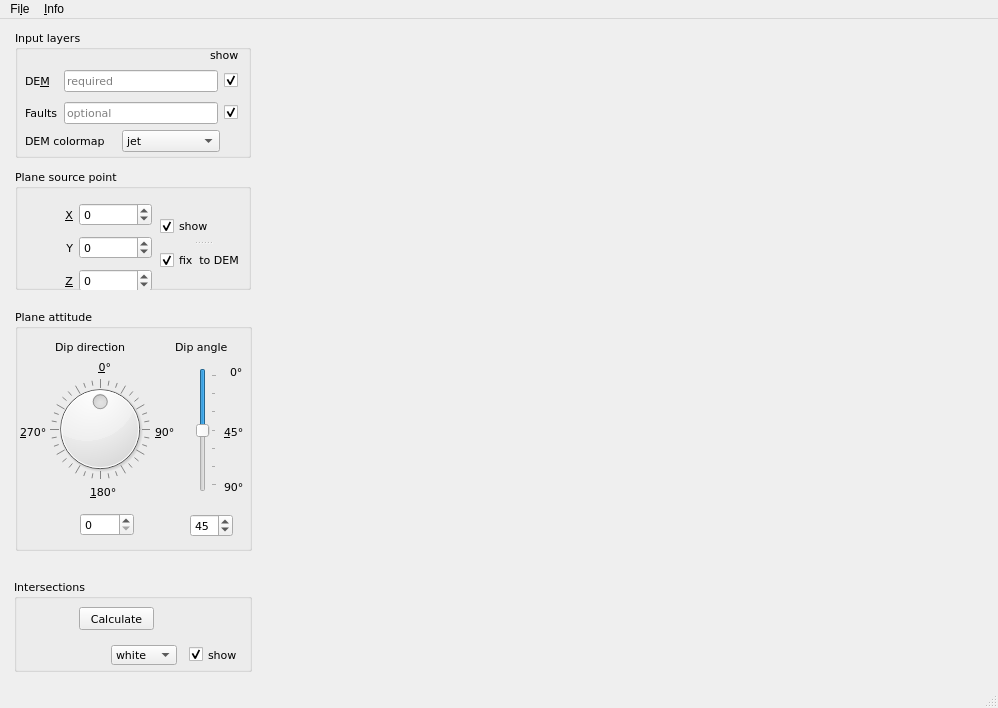
<?xml version="1.0" encoding="UTF-8"?>
<ui version="4.0">
 <class>MainWindow</class>
 <widget class="QMainWindow" name="MainWindow">
  <property name="geometry">
   <rect>
    <x>0</x>
    <y>0</y>
    <width>998</width>
    <height>708</height>
   </rect>
  </property>
  <property name="windowTitle">
   <string>gSurf   -  vers. 0.2.0</string>
  </property>
  <widget class="QWidget" name="centralwidget">
   <widget class="MplWidget" name="mplwidget" native="true">
    <property name="geometry">
     <rect>
      <x>260</x>
      <y>5</y>
      <width>730</width>
      <height>655</height>
     </rect>
    </property>
    <property name="sizePolicy">
     <sizepolicy hsizetype="Expanding" vsizetype="Expanding">
      <horstretch>0</horstretch>
      <verstretch>0</verstretch>
     </sizepolicy>
    </property>
    <property name="font">
     <font>
      <family>Verdana</family>
      <pointsize>8</pointsize>
     </font>
    </property>
   </widget>
   <widget class="QWidget" name="Input_widget" native="true">
    <property name="geometry">
     <rect>
      <x>5</x>
      <y>6</y>
      <width>251</width>
      <height>138</height>
     </rect>
    </property>
    <property name="font">
     <font>
      <family>Verdana</family>
      <pointsize>8</pointsize>
     </font>
    </property>
    <widget class="QGroupBox" name="input_groupBox">
     <property name="geometry">
      <rect>
       <x>10</x>
       <y>5</y>
       <width>236</width>
       <height>128</height>
      </rect>
     </property>
     <property name="font">
      <font>
       <family>Verdana</family>
       <pointsize>8</pointsize>
      </font>
     </property>
     <property name="title">
      <string>Input layers</string>
     </property>
     <widget class="QLabel" name="show_label">
      <property name="geometry">
       <rect>
        <x>195</x>
        <y>18</y>
        <width>30</width>
        <height>13</height>
       </rect>
      </property>
      <property name="font">
       <font>
        <family>Verdana</family>
        <pointsize>8</pointsize>
       </font>
      </property>
      <property name="text">
       <string>show</string>
      </property>
     </widget>
     <widget class="QWidget" name="layoutWidget">
      <property name="geometry">
       <rect>
        <x>10</x>
        <y>36</y>
        <width>213</width>
        <height>64</height>
       </rect>
      </property>
      <property name="font">
       <font>
        <family>Verdana</family>
        <pointsize>8</pointsize>
       </font>
      </property>
      <layout class="QGridLayout" name="gridLayout">
       <item row="1" column="2">
        <widget class="QCheckBox" name="show_Fault_checkBox">
         <property name="font">
          <font>
           <family>Verdana</family>
           <pointsize>8</pointsize>
          </font>
         </property>
         <property name="text">
          <string/>
         </property>
         <property name="checked">
          <bool>true</bool>
         </property>
        </widget>
       </item>
       <item row="1" column="1">
        <widget class="QLineEdit" name="Trace_lineEdit">
         <property name="font">
          <font>
           <family>Verdana</family>
           <pointsize>8</pointsize>
          </font>
         </property>
         <property name="readOnly">
          <bool>true</bool>
         </property>
         <property name="placeholderText">
          <string>optional</string>
         </property>
        </widget>
       </item>
       <item row="0" column="2">
        <widget class="QCheckBox" name="show_DEM_checkBox">
         <property name="font">
          <font>
           <family>Verdana</family>
           <pointsize>8</pointsize>
          </font>
         </property>
         <property name="text">
          <string/>
         </property>
         <property name="checked">
          <bool>true</bool>
         </property>
        </widget>
       </item>
       <item row="0" column="1">
        <widget class="QLineEdit" name="DEM_lineEdit">
         <property name="font">
          <font>
           <family>Verdana</family>
           <pointsize>8</pointsize>
          </font>
         </property>
         <property name="readOnly">
          <bool>true</bool>
         </property>
         <property name="placeholderText">
          <string>required</string>
         </property>
        </widget>
       </item>
       <item row="1" column="0">
        <widget class="QLabel" name="Fault_label">
         <property name="font">
          <font>
           <family>Verdana</family>
           <pointsize>8</pointsize>
          </font>
         </property>
         <property name="text">
          <string>Faults</string>
         </property>
         <property name="buddy">
          <cstring>Trace_lineEdit</cstring>
         </property>
        </widget>
       </item>
       <item row="0" column="0">
        <widget class="QLabel" name="DEM_label">
         <property name="font">
          <font>
           <family>Verdana</family>
           <pointsize>8</pointsize>
          </font>
         </property>
         <property name="text">
          <string>DE&amp;M</string>
         </property>
         <property name="buddy">
          <cstring>DEM_lineEdit</cstring>
         </property>
        </widget>
       </item>
      </layout>
     </widget>
     <widget class="QLabel" name="DEM_cmap_label">
      <property name="geometry">
       <rect>
        <x>10</x>
        <y>103</y>
        <width>95</width>
        <height>16</height>
       </rect>
      </property>
      <property name="font">
       <font>
        <family>Verdana</family>
        <pointsize>8</pointsize>
       </font>
      </property>
      <property name="text">
       <string>DEM colormap</string>
      </property>
      <property name="buddy">
       <cstring>DEM_cmap_comboBox</cstring>
      </property>
     </widget>
     <widget class="QComboBox" name="DEM_cmap_comboBox">
      <property name="geometry">
       <rect>
        <x>107</x>
        <y>100</y>
        <width>98</width>
        <height>22</height>
       </rect>
      </property>
      <property name="font">
       <font>
        <family>Verdana</family>
        <pointsize>8</pointsize>
       </font>
      </property>
      <item>
       <property name="text">
        <string>jet</string>
       </property>
      </item>
      <item>
       <property name="text">
        <string>gray</string>
       </property>
      </item>
      <item>
       <property name="text">
        <string>bone</string>
       </property>
      </item>
      <item>
       <property name="text">
        <string>hot</string>
       </property>
      </item>
      <item>
       <property name="text">
        <string>autumn</string>
       </property>
      </item>
      <item>
       <property name="text">
        <string>cool</string>
       </property>
      </item>
      <item>
       <property name="text">
        <string>copper</string>
       </property>
      </item>
      <item>
       <property name="text">
        <string>hsv</string>
       </property>
      </item>
      <item>
       <property name="text">
        <string>pink</string>
       </property>
      </item>
      <item>
       <property name="text">
        <string>prism</string>
       </property>
      </item>
      <item>
       <property name="text">
        <string>spring</string>
       </property>
      </item>
      <item>
       <property name="text">
        <string>summer</string>
       </property>
      </item>
      <item>
       <property name="text">
        <string>winter</string>
       </property>
      </item>
      <item>
       <property name="text">
        <string>spectral</string>
       </property>
      </item>
      <item>
       <property name="text">
        <string>flag</string>
       </property>
      </item>
     </widget>
    </widget>
   </widget>
   <widget class="QWidget" name="SourcePoint_widget" native="true">
    <property name="geometry">
     <rect>
      <x>5</x>
      <y>148</y>
      <width>251</width>
      <height>130</height>
     </rect>
    </property>
    <property name="font">
     <font>
      <family>Verdana</family>
      <pointsize>8</pointsize>
     </font>
    </property>
    <widget class="QGroupBox" name="point_groupBox">
     <property name="geometry">
      <rect>
       <x>10</x>
       <y>2</y>
       <width>236</width>
       <height>121</height>
      </rect>
     </property>
     <property name="font">
      <font>
       <family>Verdana</family>
       <pointsize>8</pointsize>
       <weight>50</weight>
       <bold>false</bold>
      </font>
     </property>
     <property name="title">
      <string>Plane source point</string>
     </property>
     <widget class="QWidget" name="layoutWidget">
      <property name="geometry">
       <rect>
        <x>10</x>
        <y>30</y>
        <width>127</width>
        <height>98</height>
       </rect>
      </property>
      <layout class="QGridLayout" name="gridLayout_2">
       <item row="0" column="0">
        <widget class="QLabel" name="Pt_label_x">
         <property name="font">
          <font>
           <family>Verdana</family>
           <pointsize>8</pointsize>
          </font>
         </property>
         <property name="text">
          <string>&amp;X</string>
         </property>
         <property name="alignment">
          <set>Qt::AlignRight|Qt::AlignTrailing|Qt::AlignVCenter</set>
         </property>
         <property name="buddy">
          <cstring>Pt_spinBox_x</cstring>
         </property>
        </widget>
       </item>
       <item row="0" column="1">
        <widget class="QSpinBox" name="Pt_spinBox_x">
         <property name="font">
          <font>
           <family>Verdana</family>
           <pointsize>8</pointsize>
          </font>
         </property>
         <property name="minimum">
          <number>-1000000000</number>
         </property>
         <property name="maximum">
          <number>1000000000</number>
         </property>
         <property name="singleStep">
          <number>50</number>
         </property>
        </widget>
       </item>
       <item row="1" column="0">
        <widget class="QLabel" name="Pt_label_y">
         <property name="font">
          <font>
           <family>Verdana</family>
           <pointsize>8</pointsize>
          </font>
         </property>
         <property name="text">
          <string>Y</string>
         </property>
         <property name="alignment">
          <set>Qt::AlignRight|Qt::AlignTrailing|Qt::AlignVCenter</set>
         </property>
         <property name="buddy">
          <cstring>Pt_spinBox_y</cstring>
         </property>
        </widget>
       </item>
       <item row="1" column="1">
        <widget class="QSpinBox" name="Pt_spinBox_y">
         <property name="font">
          <font>
           <family>Verdana</family>
           <pointsize>8</pointsize>
          </font>
         </property>
         <property name="minimum">
          <number>-1000000000</number>
         </property>
         <property name="maximum">
          <number>1000000000</number>
         </property>
         <property name="singleStep">
          <number>50</number>
         </property>
        </widget>
       </item>
       <item row="2" column="0">
        <widget class="QLabel" name="Pt_label_z">
         <property name="font">
          <font>
           <family>Verdana</family>
           <pointsize>8</pointsize>
          </font>
         </property>
         <property name="text">
          <string>&amp;Z</string>
         </property>
         <property name="alignment">
          <set>Qt::AlignRight|Qt::AlignTrailing|Qt::AlignVCenter</set>
         </property>
         <property name="buddy">
          <cstring>Pt_spinBox_z</cstring>
         </property>
        </widget>
       </item>
       <item row="2" column="1">
        <widget class="QSpinBox" name="Pt_spinBox_z">
         <property name="font">
          <font>
           <family>Verdana</family>
           <pointsize>8</pointsize>
          </font>
         </property>
         <property name="minimum">
          <number>-10000000</number>
         </property>
         <property name="maximum">
          <number>10000000</number>
         </property>
         <property name="singleStep">
          <number>5</number>
         </property>
        </widget>
       </item>
      </layout>
     </widget>
     <widget class="QSplitter" name="splitter">
      <property name="geometry">
       <rect>
        <x>145</x>
        <y>42</y>
        <width>86</width>
        <height>64</height>
       </rect>
      </property>
      <property name="orientation">
       <enum>Qt::Vertical</enum>
      </property>
      <widget class="QCheckBox" name="show_SrcPt_checkBox">
       <property name="font">
        <font>
         <family>Verdana</family>
         <pointsize>8</pointsize>
        </font>
       </property>
       <property name="text">
        <string>show</string>
       </property>
       <property name="checked">
        <bool>true</bool>
       </property>
      </widget>
      <widget class="QCheckBox" name="Z_fix2DEM_checkBox_z">
       <property name="font">
        <font>
         <family>Verdana</family>
         <pointsize>8</pointsize>
        </font>
       </property>
       <property name="text">
        <string>fix  to DEM</string>
       </property>
       <property name="checked">
        <bool>true</bool>
       </property>
      </widget>
     </widget>
    </widget>
   </widget>
   <widget class="QWidget" name="Plane_widget" native="true">
    <property name="geometry">
     <rect>
      <x>5</x>
      <y>285</y>
      <width>252</width>
      <height>253</height>
     </rect>
    </property>
    <property name="font">
     <font>
      <family>Verdana</family>
      <pointsize>8</pointsize>
     </font>
    </property>
    <widget class="QGroupBox" name="plane_groupBox">
     <property name="geometry">
      <rect>
       <x>10</x>
       <y>5</y>
       <width>237</width>
       <height>242</height>
      </rect>
     </property>
     <property name="font">
      <font>
       <family>Verdana</family>
       <pointsize>8</pointsize>
       <weight>50</weight>
       <bold>false</bold>
      </font>
     </property>
     <property name="title">
      <string>Plane attitude</string>
     </property>
     <widget class="QLabel" name="DDirection_0_label">
      <property name="geometry">
       <rect>
        <x>75</x>
        <y>50</y>
        <width>21</width>
        <height>16</height>
       </rect>
      </property>
      <property name="font">
       <font>
        <family>Verdana</family>
        <pointsize>8</pointsize>
       </font>
      </property>
      <property name="text">
       <string>&amp;0°</string>
      </property>
      <property name="alignment">
       <set>Qt::AlignRight|Qt::AlignTrailing|Qt::AlignVCenter</set>
      </property>
      <property name="buddy">
       <cstring>DDirection_dial</cstring>
      </property>
     </widget>
     <widget class="QLabel" name="DDirection_label">
      <property name="geometry">
       <rect>
        <x>40</x>
        <y>30</y>
        <width>87</width>
        <height>16</height>
       </rect>
      </property>
      <property name="font">
       <font>
        <family>Verdana</family>
        <pointsize>8</pointsize>
        <weight>50</weight>
        <bold>false</bold>
       </font>
      </property>
      <property name="text">
       <string>Dip direction</string>
      </property>
      <property name="buddy">
       <cstring>DDirection_dial</cstring>
      </property>
     </widget>
     <widget class="QLabel" name="DAngle_label">
      <property name="geometry">
       <rect>
        <x>160</x>
        <y>30</y>
        <width>63</width>
        <height>16</height>
       </rect>
      </property>
      <property name="font">
       <font>
        <family>Verdana</family>
        <pointsize>8</pointsize>
        <weight>50</weight>
        <bold>false</bold>
       </font>
      </property>
      <property name="text">
       <string>Dip angle</string>
      </property>
      <property name="buddy">
       <cstring>DAngle_verticalSlider</cstring>
      </property>
     </widget>
     <widget class="QLabel" name="DDirection_90_label">
      <property name="geometry">
       <rect>
        <x>140</x>
        <y>115</y>
        <width>30</width>
        <height>16</height>
       </rect>
      </property>
      <property name="font">
       <font>
        <family>Verdana</family>
        <pointsize>8</pointsize>
       </font>
      </property>
      <property name="text">
       <string>&amp;90°</string>
      </property>
      <property name="buddy">
       <cstring>DDirection_dial</cstring>
      </property>
     </widget>
     <widget class="QSpinBox" name="DDirection_spinBox">
      <property name="geometry">
       <rect>
        <x>65</x>
        <y>204</y>
        <width>54</width>
        <height>23</height>
       </rect>
      </property>
      <property name="font">
       <font>
        <family>Verdana</family>
        <pointsize>8</pointsize>
       </font>
      </property>
      <property name="minimum">
       <number>0</number>
      </property>
      <property name="maximum">
       <number>360</number>
      </property>
      <property name="singleStep">
       <number>1</number>
      </property>
     </widget>
     <widget class="QDial" name="DDirection_dial">
      <property name="geometry">
       <rect>
        <x>35</x>
        <y>70</y>
        <width>100</width>
        <height>100</height>
       </rect>
      </property>
      <property name="font">
       <font>
        <family>Verdana</family>
        <pointsize>8</pointsize>
       </font>
      </property>
      <property name="maximum">
       <number>359</number>
      </property>
      <property name="pageStep">
       <number>30</number>
      </property>
      <property name="value">
       <number>180</number>
      </property>
      <property name="sliderPosition">
       <number>180</number>
      </property>
      <property name="tracking">
       <bool>true</bool>
      </property>
      <property name="orientation">
       <enum>Qt::Vertical</enum>
      </property>
      <property name="invertedAppearance">
       <bool>false</bool>
      </property>
      <property name="invertedControls">
       <bool>false</bool>
      </property>
      <property name="wrapping">
       <bool>true</bool>
      </property>
      <property name="notchTarget">
       <double>10.000000000000000</double>
      </property>
      <property name="notchesVisible">
       <bool>true</bool>
      </property>
     </widget>
     <widget class="QSlider" name="DAngle_verticalSlider">
      <property name="geometry">
       <rect>
        <x>181</x>
        <y>59</y>
        <width>21</width>
        <height>124</height>
       </rect>
      </property>
      <property name="font">
       <font>
        <family>Verdana</family>
        <pointsize>8</pointsize>
       </font>
      </property>
      <property name="maximum">
       <number>90</number>
      </property>
      <property name="value">
       <number>45</number>
      </property>
      <property name="orientation">
       <enum>Qt::Vertical</enum>
      </property>
      <property name="invertedAppearance">
       <bool>true</bool>
      </property>
      <property name="tickPosition">
       <enum>QSlider::TicksBelow</enum>
      </property>
      <property name="tickInterval">
       <number>15</number>
      </property>
     </widget>
     <widget class="QLabel" name="DDirection_180_label">
      <property name="geometry">
       <rect>
        <x>75</x>
        <y>175</y>
        <width>33</width>
        <height>16</height>
       </rect>
      </property>
      <property name="font">
       <font>
        <family>Verdana</family>
        <pointsize>8</pointsize>
       </font>
      </property>
      <property name="text">
       <string>&amp;180°</string>
      </property>
      <property name="buddy">
       <cstring>DDirection_dial</cstring>
      </property>
     </widget>
     <widget class="QSpinBox" name="DAngle_spinBox">
      <property name="geometry">
       <rect>
        <x>175</x>
        <y>205</y>
        <width>43</width>
        <height>23</height>
       </rect>
      </property>
      <property name="font">
       <font>
        <family>Verdana</family>
        <pointsize>8</pointsize>
       </font>
      </property>
      <property name="minimum">
       <number>0</number>
      </property>
      <property name="maximum">
       <number>90</number>
      </property>
      <property name="singleStep">
       <number>1</number>
      </property>
      <property name="value">
       <number>45</number>
      </property>
     </widget>
     <widget class="QLabel" name="DDirection_270_label">
      <property name="geometry">
       <rect>
        <x>5</x>
        <y>115</y>
        <width>37</width>
        <height>16</height>
       </rect>
      </property>
      <property name="font">
       <font>
        <family>Verdana</family>
        <pointsize>8</pointsize>
       </font>
      </property>
      <property name="text">
       <string>&amp;270°</string>
      </property>
      <property name="buddy">
       <cstring>DDirection_dial</cstring>
      </property>
     </widget>
     <widget class="QLabel" name="DAngle_90_label">
      <property name="geometry">
       <rect>
        <x>215</x>
        <y>55</y>
        <width>21</width>
        <height>16</height>
       </rect>
      </property>
      <property name="font">
       <font>
        <family>Verdana</family>
        <pointsize>8</pointsize>
       </font>
      </property>
      <property name="text">
       <string>0°</string>
      </property>
     </widget>
     <widget class="QLabel" name="DDirection_45_label">
      <property name="geometry">
       <rect>
        <x>209</x>
        <y>115</y>
        <width>25</width>
        <height>16</height>
       </rect>
      </property>
      <property name="font">
       <font>
        <family>Verdana</family>
        <pointsize>8</pointsize>
       </font>
      </property>
      <property name="text">
       <string>&amp;45°</string>
      </property>
      <property name="buddy">
       <cstring>DAngle_verticalSlider</cstring>
      </property>
     </widget>
     <widget class="QLabel" name="DAngle_0_label">
      <property name="geometry">
       <rect>
        <x>209</x>
        <y>170</y>
        <width>24</width>
        <height>16</height>
       </rect>
      </property>
      <property name="font">
       <font>
        <family>Verdana</family>
        <pointsize>8</pointsize>
       </font>
      </property>
      <property name="text">
       <string>90°</string>
      </property>
      <property name="buddy">
       <cstring>DAngle_verticalSlider</cstring>
      </property>
     </widget>
    </widget>
   </widget>
   <widget class="QWidget" name="Intersection_widget" native="true">
    <property name="geometry">
     <rect>
      <x>5</x>
      <y>550</y>
      <width>251</width>
      <height>111</height>
     </rect>
    </property>
    <property name="font">
     <font>
      <family>Verdana</family>
      <pointsize>8</pointsize>
     </font>
    </property>
    <widget class="QGroupBox" name="groupBox">
     <property name="geometry">
      <rect>
       <x>9</x>
       <y>10</y>
       <width>238</width>
       <height>93</height>
      </rect>
     </property>
     <property name="font">
      <font>
       <family>Verdana</family>
       <pointsize>8</pointsize>
      </font>
     </property>
     <property name="title">
      <string>Intersections</string>
     </property>
     <widget class="QPushButton" name="Intersection_calculate_pushButton">
      <property name="geometry">
       <rect>
        <x>65</x>
        <y>28</y>
        <width>75</width>
        <height>23</height>
       </rect>
      </property>
      <property name="text">
       <string>Calculate</string>
      </property>
     </widget>
     <widget class="QComboBox" name="Intersection_color_comboBox">
      <property name="geometry">
       <rect>
        <x>97</x>
        <y>66</y>
        <width>66</width>
        <height>20</height>
       </rect>
      </property>
      <property name="font">
       <font>
        <family>Verdana</family>
        <pointsize>8</pointsize>
       </font>
      </property>
      <item>
       <property name="text">
        <string>white</string>
       </property>
      </item>
      <item>
       <property name="text">
        <string>red</string>
       </property>
      </item>
      <item>
       <property name="text">
        <string>blue</string>
       </property>
      </item>
      <item>
       <property name="text">
        <string>yellow</string>
       </property>
      </item>
      <item>
       <property name="text">
        <string>orange</string>
       </property>
      </item>
      <item>
       <property name="text">
        <string>brown</string>
       </property>
      </item>
     </widget>
     <widget class="QCheckBox" name="Intersection_show_checkBox">
      <property name="geometry">
       <rect>
        <x>175</x>
        <y>67</y>
        <width>52</width>
        <height>17</height>
       </rect>
      </property>
      <property name="font">
       <font>
        <family>Verdana</family>
        <pointsize>8</pointsize>
       </font>
      </property>
      <property name="text">
       <string>show</string>
      </property>
      <property name="checked">
       <bool>true</bool>
      </property>
     </widget>
    </widget>
   </widget>
  </widget>
  <widget class="QMenuBar" name="menubar">
   <property name="geometry">
    <rect>
     <x>0</x>
     <y>0</y>
     <width>998</width>
     <height>30</height>
    </rect>
   </property>
   <widget class="QMenu" name="menuFile">
    <property name="title">
     <string>Fi&amp;le</string>
    </property>
    <widget class="QMenu" name="menuSave_solution_as">
     <property name="title">
      <string>&amp;Save solution as ..</string>
     </property>
     <addaction name="actionPoints"/>
     <addaction name="actionLines"/>
    </widget>
    <addaction name="actionInput_DEM"/>
    <addaction name="actionInput_line_shapefile"/>
    <addaction name="separator"/>
    <addaction name="menuSave_solution_as"/>
    <addaction name="separator"/>
    <addaction name="actionQuit"/>
   </widget>
   <widget class="QMenu" name="menuHelp">
    <property name="title">
     <string>&amp;Info</string>
    </property>
    <addaction name="actionHelp"/>
    <addaction name="actionAbout"/>
   </widget>
   <addaction name="menuFile"/>
   <addaction name="menuHelp"/>
  </widget>
  <widget class="QStatusBar" name="statusbar"/>
  <action name="actionInput_DEM">
   <property name="text">
    <string>Input &amp;DEM</string>
   </property>
   <property name="shortcut">
    <string>Ctrl+D</string>
   </property>
  </action>
  <action name="actionInput_line_shapefile">
   <property name="text">
    <string>&amp;Input line shapefile</string>
   </property>
   <property name="shortcut">
    <string>Ctrl+P</string>
   </property>
  </action>
  <action name="actionQuit">
   <property name="text">
    <string>&amp;Quit</string>
   </property>
   <property name="shortcut">
    <string>Ctrl+Q</string>
   </property>
  </action>
  <action name="actionHelp">
   <property name="text">
    <string>&amp;Help</string>
   </property>
   <property name="shortcut">
    <string>Ctrl+H</string>
   </property>
  </action>
  <action name="actionAbout">
   <property name="text">
    <string>&amp;About</string>
   </property>
   <property name="shortcut">
    <string>Ctrl+A</string>
   </property>
  </action>
  <action name="actionPoints">
   <property name="text">
    <string>&amp;points</string>
   </property>
   <property name="shortcut">
    <string>Ctrl+S</string>
   </property>
  </action>
  <action name="actionLines">
   <property name="text">
    <string>&amp;lines</string>
   </property>
   <property name="shortcut">
    <string>Ctrl+L</string>
   </property>
  </action>
 </widget>
 <customwidgets>
  <customwidget>
   <class>MplWidget</class>
   <extends>QWidget</extends>
   <header>gSurf_mplwidget</header>
   <container>1</container>
  </customwidget>
 </customwidgets>
 <tabstops>
  <tabstop>DEM_lineEdit</tabstop>
  <tabstop>show_DEM_checkBox</tabstop>
  <tabstop>Trace_lineEdit</tabstop>
  <tabstop>show_Fault_checkBox</tabstop>
  <tabstop>DEM_cmap_comboBox</tabstop>
  <tabstop>show_SrcPt_checkBox</tabstop>
  <tabstop>Pt_spinBox_x</tabstop>
  <tabstop>Pt_spinBox_y</tabstop>
  <tabstop>Pt_spinBox_z</tabstop>
  <tabstop>Z_fix2DEM_checkBox_z</tabstop>
  <tabstop>DDirection_dial</tabstop>
  <tabstop>DDirection_spinBox</tabstop>
  <tabstop>DAngle_verticalSlider</tabstop>
  <tabstop>DAngle_spinBox</tabstop>
  <tabstop>Intersection_show_checkBox</tabstop>
  <tabstop>Intersection_color_comboBox</tabstop>
 </tabstops>
 <resources/>
 <connections/>
</ui>
